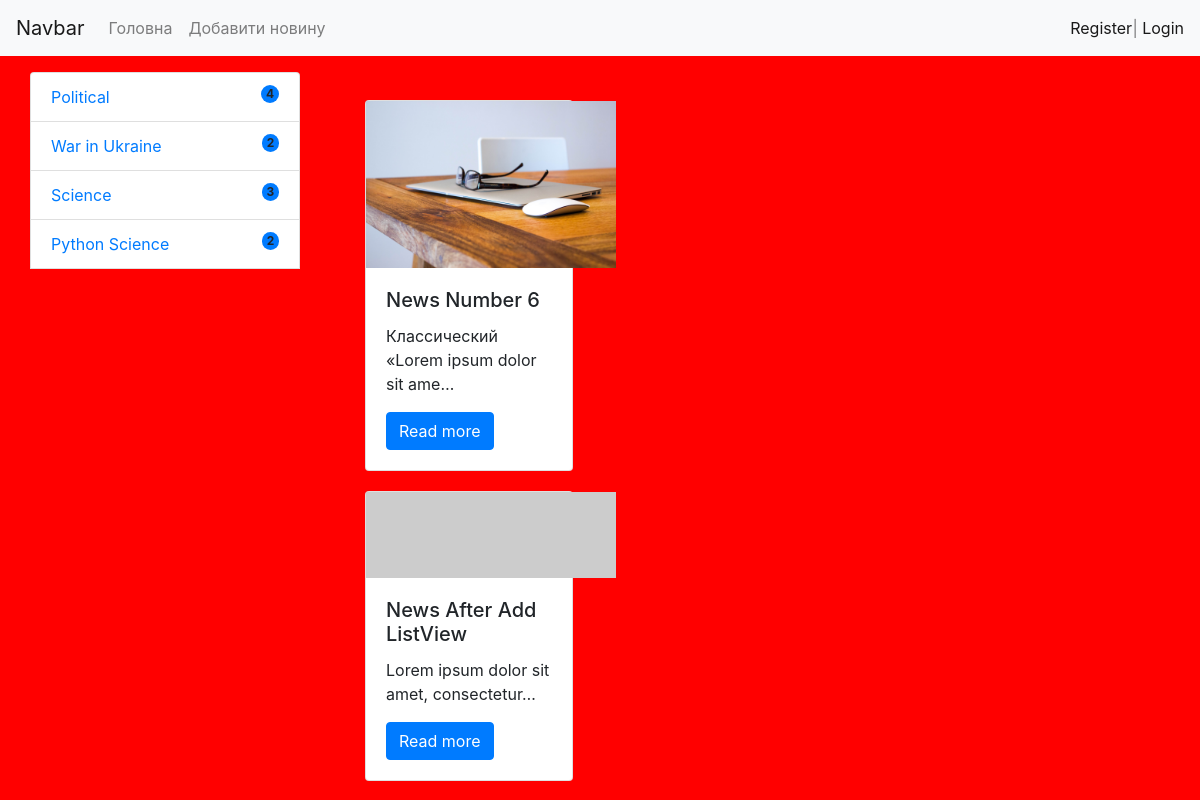
Before: /article/home_alt/ (upper part) with the older database file.
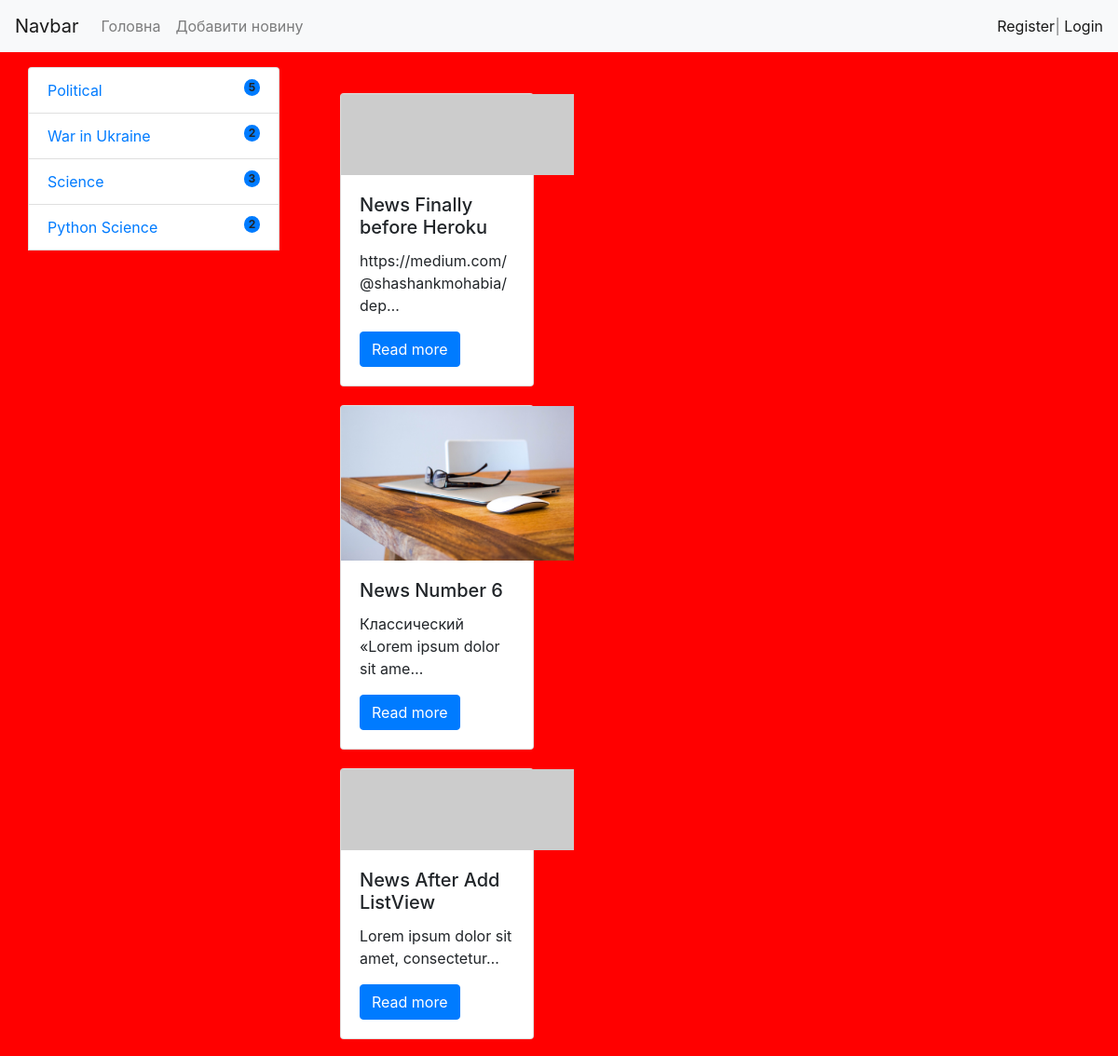
After: the same page with the newer database file.
### blog/models.py (models this page shows, shortened)
class Category(models.Model):
    title = models.CharField(max_length=150, db_index=True, verbose_name='Категорія')
    class Meta:         # for admin.menu
        verbose_name= 'Категорія'
        verbose_name_plural = 'Категорії'

class News(models.Model, HitCountMixin):
    title= models.CharField(max_length=150 ) #verb_name  is for admin.site
    content = models.TextField(blank=True)
    created_at = models.DateTimeField(auto_now_add=True, verbose_name='дата створення')
    updated_at = models.DateField(auto_now=True)
    photo = models.ImageField(upload_to='photos/%Y/%m/', blank=True)
    is_published  =models.BooleanField(default=True)
    category = models.ForeignKey('Category', on_delete=models.PROTECT)
    views = models.IntegerField(default=0)
    hit_count_generic = GenericRelation(
        HitCount, object_id_field='object_pk',
        related_query_name='hit_count_generic_relation')
    def get_absolute_url(self):
        return reverse('article_detail_url', kwargs={'pk':self.pk})
    class Meta:
        verbose_name= 'Новина'
        verbose_name_plural = 'Новини'
        ordering = ['-created_at'] # sort by

### blog/views.py (the view)
# urls.py: path('article/home_alt/', HomeAltGrid.as_view(), name='home_altern_grid'),
class HomeAltGrid(ListView):
    model = News
    template_name = 'blog/home_altern_grid.html'

### blog/templatetags/news_tags.py (called while the page is built)
@register.simple_tag(name='get_list_categories')
def get_categories():
    categories = Category.objects.annotate(cnt= Count('news', filter=F('news__is_published'))).filter(cnt__gt=0)
    return categories

### blog/Templates/blog/home_altern_grid.html
{% extends 'base.html' %}
{% block title %} {{ title }}:{{ block.super }} {% endblock %}
{% block sidebar %}
    {% include 'blog/list_categories.html' %}
{% endblock %}
{% block card_news_container %}
<div class="col-md-9">
        {% for object in object_list %}
            <div class="col-3 col-lg-3 col-md-3">
            <div class="card" style=" width: 13rem;margin: 20px;">
                {% if object.photo %}
                    <img src="{{ object.photo.url }}" title="{{ object.photo.url }}" alt="{{ object.photo.url }}"
                         width="250" class="float-left mr-3 ">
                {% else %}
                    <img src="https://picsum.photos/id/1011/350/235" title="default_photo" alt="фото заглушка"
                         width="250" class="float-left mr-3">
                {% endif %}
                <div class="card-body">
                    <h5 class="card-title">{{ object.title }}</h5>
                    <p class="card-text">{{ object.content|truncatechars:40 }}</p>
                    <a href="{{ object.get_absolute_url }}" class="btn btn-primary">Read more</a>
                </div>
            </div>
            </div>
        {% endfor %}
</div>
{% endblock %}

### templates/base.html (shortened to what this page needs)
{% load static %}
<!doctype html>
<html lang="en">
<head>
    <link rel="stylesheet" href="https://cdn.jsdelivr.net/npm/bootstrap@4.6.1/dist/css/bootstrap.min.css"
>
        <link rel="stylesheet" type="text/css" href=" {% static 'css/style.css' %}?{% now " u"="" %}'>
    <title> {% block title %}Новини світу{% endblock %} </title>
</head>
<body>
<nav class="navbar navbar-expand-lg navbar-light bg-light">
    <a class="navbar-brand" href="{% url 'home' %}">Navbar</a>
    <div class="collapse navbar-collapse" id="navbarSupportedContent">
        <ul class="navbar-nav mr-auto">
            <a class="nav-link" href="{% url 'home' %}"> Головна</a>
            <a class="nav-link" href="{% url 'add_news' %}"> Добавити новину</a>
        </ul>
        <span class="navbar-text">
            {% if request.user.is_authenticated %}
                Hi, {{ user.username }} | <a href="{% url 'logout' %}">LogOut</a>
            {% else %}
                 <a href="{% url 'register' %}">Register</a>|
                 <a href="{% url 'login' %}">Login</a>
            {% endif %}
        </span>
    </div>
<div class="container mt-3">
    <div class="row">
        <div class="list-group col-md-3">
            {% block sidebar %}      {% endblock %}
        </div>
    <div class="list-group col-md-9">
        {% block card_news_container %}
        {% endblock %}
    </div>  {% comment %} end div col-md-9 {% endcomment %}
    </div> {% comment %} end div row  {% endcomment %}
</div>
</body>
</html>

### blog/Templates/blog/list_categories.html
{% load news_tags %}
{% get_list_categories as categories %}
{% for categ in categories %}
    <li class="list-group-item d-flex justify-content-between align-items-start">
        <div class="ms-2 me-auto">
            <div class="fw-bold">  <a href="{% url 'category' categ.pk %}">{{ categ.title }}</a></div>
        </div>
        <span class="badge bg-primary rounded-pill"> {{ categ.cnt }} </span>
    </li>
{% endfor %}
<br>

Changed rows visible on the page:
computed for Category "Political": cnt "4" → "5"
added News: title "News Finally before Heroku", content "https://medium.com/@shashankmohabia/dep…"
